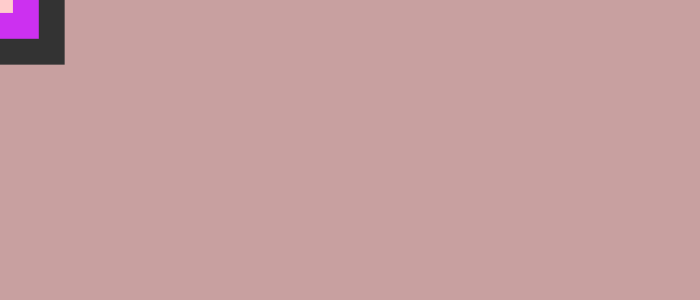
Frame 1 (no input)
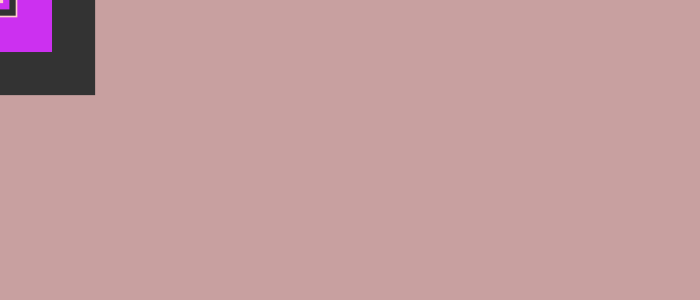
Frame 60 (the mouse pressed at the canvas centre just before this capture)
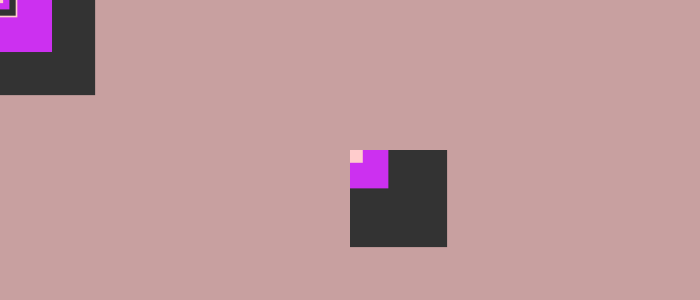
Frame 120 (the mouse held since frame 60 and released just before this capture)

The Processing sketch that drew these frames (run headless with seeded random() and noise(); from frame 60 on, the mouse is pressed at the canvas centre):

// Processing sketch: processing_2512
// ── processing_2512.pde

/*

argyle
june 2009
jenna@jennaledger.com

*/

void setup() {                                         
  
  size (700,300);                                      
  background(200,160,160);                                      
  smooth(); 
  
};

void draw() {
  drawArgyle(mouseX,mouseY,random(0,100));
 
};

void drawArgyle(int x,int y,float s) {
  noStroke();
  fill(#333333);
  rect(x,y,s,s);
  fill(#cc30f0);
  rect(x,y,s*.6,s*.6);
  fill(#ffcccc);
  rect(x,y,s*.2,s*.2);
  
  
};
